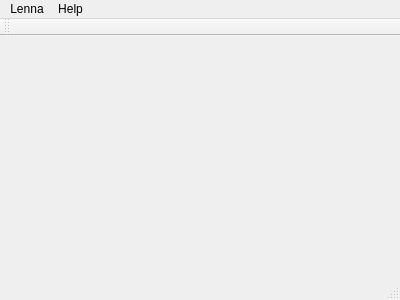
<?xml version="1.0" encoding="UTF-8"?>
<ui version="4.0">
 <class>MainWindow</class>
 <widget class="QMainWindow" name="MainWindow">
  <property name="geometry">
   <rect>
    <x>0</x>
    <y>0</y>
    <width>400</width>
    <height>300</height>
   </rect>
  </property>
  <property name="windowTitle">
   <string>Lenna</string>
  </property>
  <property name="windowIcon">
   <iconset resource="lenna.qrc">
    <normaloff>:/logo/lenna_logo</normaloff>:/logo/lenna_logo</iconset>
  </property>
  <widget class="QWidget" name="centralWidget"/>
  <widget class="QMenuBar" name="menuBar">
   <property name="geometry">
    <rect>
     <x>0</x>
     <y>0</y>
     <width>400</width>
     <height>21</height>
    </rect>
   </property>
   <widget class="QMenu" name="menuLenna">
    <property name="title">
     <string>Lenna</string>
    </property>
    <addaction name="actionPlugins"/>
    <addaction name="separator"/>
    <addaction name="actionQuit"/>
   </widget>
   <widget class="QMenu" name="menuHelp">
    <property name="title">
     <string>Help</string>
    </property>
    <addaction name="actionAbout"/>
   </widget>
   <addaction name="menuLenna"/>
   <addaction name="menuHelp"/>
  </widget>
  <widget class="QToolBar" name="mainToolBar">
   <attribute name="toolBarArea">
    <enum>TopToolBarArea</enum>
   </attribute>
   <attribute name="toolBarBreak">
    <bool>false</bool>
   </attribute>
  </widget>
  <widget class="QStatusBar" name="statusBar"/>
  <action name="actionPlugins">
   <property name="icon">
    <iconset resource="lenna.qrc">
     <normaloff>:/lenna/plugins</normaloff>:/lenna/plugins</iconset>
   </property>
   <property name="text">
    <string>Plugins</string>
   </property>
  </action>
  <action name="actionQuit">
   <property name="text">
    <string>Quit</string>
   </property>
   <property name="shortcut">
    <string>Ctrl+Q</string>
   </property>
  </action>
  <action name="actionAbout">
   <property name="text">
    <string>About</string>
   </property>
  </action>
 </widget>
 <layoutdefault spacing="6" margin="11"/>
 <resources>
  <include location="lenna.qrc"/>
 </resources>
 <connections/>
</ui>
